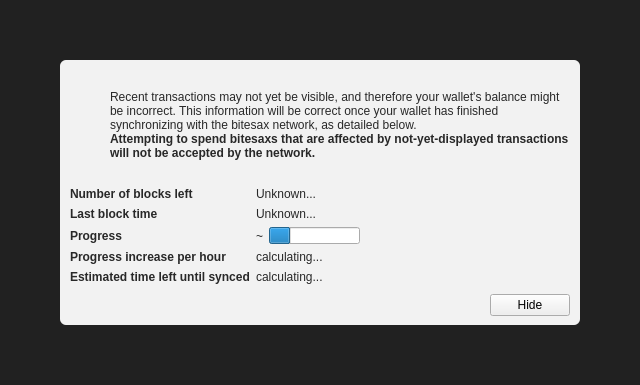
<?xml version="1.0" encoding="UTF-8"?>
<ui version="4.0">
 <class>ModalOverlay</class>
 <widget class="ModalOverlay" name="ModalOverlay">
  <property name="geometry">
   <rect>
    <x>0</x>
    <y>0</y>
    <width>640</width>
    <height>385</height>
   </rect>
  </property>
  <property name="windowTitle">
   <string>Form</string>
  </property>
  <layout class="QVBoxLayout" name="verticalLayout" stretch="0">
   <property name="sizeConstraint">
    <enum>QLayout::SetDefaultConstraint</enum>
   </property>
   <property name="leftMargin">
    <number>0</number>
   </property>
   <property name="topMargin">
    <number>0</number>
   </property>
   <property name="rightMargin">
    <number>0</number>
   </property>
   <property name="bottomMargin">
    <number>0</number>
   </property>
   <item>
    <widget class="QWidget" name="bgWidget" native="true">
     <property name="styleSheet">
      <string notr="true">#bgWidget { background: rgba(0,0,0,220); }</string>
     </property>
     <layout class="QVBoxLayout" name="verticalLayoutMain" stretch="1">
      <property name="leftMargin">
       <number>60</number>
      </property>
      <property name="topMargin">
       <number>60</number>
      </property>
      <property name="rightMargin">
       <number>60</number>
      </property>
      <property name="bottomMargin">
       <number>60</number>
      </property>
      <item>
       <widget class="QWidget" name="contentWidget" native="true">
        <property name="styleSheet">
         <string notr="true">#contentWidget { background: rgba(255,255,255,240); border-radius: 6px; }

QLabel { color: rgb(40,40,40);  }</string>
        </property>
        <layout class="QVBoxLayout" name="verticalLayoutSub" stretch="1,0,0,0">
         <property name="spacing">
          <number>0</number>
         </property>
         <property name="leftMargin">
          <number>10</number>
         </property>
         <property name="topMargin">
          <number>10</number>
         </property>
         <property name="rightMargin">
          <number>10</number>
         </property>
         <property name="bottomMargin">
          <number>10</number>
         </property>
         <item>
          <layout class="QHBoxLayout" name="horizontalLayoutIconText" stretch="0,1">
           <property name="topMargin">
            <number>20</number>
           </property>
           <item>
            <layout class="QVBoxLayout" name="verticalLayoutIcon">
             <property name="leftMargin">
              <number>0</number>
             </property>
             <item>
              <widget class="QPushButton" name="warningIcon">
               <property name="enabled">
                <bool>false</bool>
               </property>
               <property name="text">
                <string/>
               </property>
               <property name="icon">
                <iconset>
                 <normaloff>:/icons/warning</normaloff>
                 <disabledoff>:/icons/warning</disabledoff>:/icons/warning</iconset>
               </property>
               <property name="iconSize">
                <size>
                 <width>48</width>
                 <height>48</height>
                </size>
               </property>
               <property name="flat">
                <bool>true</bool>
               </property>
              </widget>
             </item>
             <item>
              <spacer name="verticalSpacerWarningIcon">
               <property name="orientation">
                <enum>Qt::Vertical</enum>
               </property>
               <property name="sizeHint" stdset="0">
                <size>
                 <width>20</width>
                 <height>40</height>
                </size>
               </property>
              </spacer>
             </item>
            </layout>
           </item>
           <item>
            <layout class="QVBoxLayout" name="verticalLayoutInfoText">
             <property name="leftMargin">
              <number>0</number>
             </property>
             <property name="topMargin">
              <number>0</number>
             </property>
             <item>
              <widget class="QLabel" name="infoText">
               <property name="text">
                <string>Recent transactions may not yet be visible, and therefore your wallet's balance might be incorrect. This information will be correct once your wallet has finished synchronizing with the bitesax network, as detailed below.</string>
               </property>
               <property name="textFormat">
                <enum>Qt::RichText</enum>
               </property>
               <property name="wordWrap">
                <bool>true</bool>
               </property>
              </widget>
             </item>
             <item>
              <widget class="QLabel" name="infoTextStrong">
               <property name="font">
                <font>
                 <weight>75</weight>
                 <bold>true</bold>
                </font>
               </property>
               <property name="text">
                <string>Attempting to spend bitesaxs that are affected by not-yet-displayed transactions will not be accepted by the network.</string>
               </property>
               <property name="textFormat">
                <enum>Qt::RichText</enum>
               </property>
               <property name="wordWrap">
                <bool>true</bool>
               </property>
              </widget>
             </item>
             <item>
              <spacer name="verticalSpacerInTextSpace">
               <property name="orientation">
                <enum>Qt::Vertical</enum>
               </property>
               <property name="sizeHint" stdset="0">
                <size>
                 <width>20</width>
                 <height>40</height>
                </size>
               </property>
              </spacer>
             </item>
            </layout>
           </item>
          </layout>
         </item>
         <item>
          <spacer name="verticalSpacerAfterText">
           <property name="orientation">
            <enum>Qt::Vertical</enum>
           </property>
           <property name="sizeHint" stdset="0">
            <size>
             <width>20</width>
             <height>40</height>
            </size>
           </property>
          </spacer>
         </item>
         <item>
          <layout class="QFormLayout" name="formLayout">
           <property name="fieldGrowthPolicy">
            <enum>QFormLayout::FieldsStayAtSizeHint</enum>
           </property>
           <property name="horizontalSpacing">
            <number>6</number>
           </property>
           <property name="verticalSpacing">
            <number>6</number>
           </property>
           <property name="topMargin">
            <number>10</number>
           </property>
           <item row="0" column="0">
            <widget class="QLabel" name="labelNumberOfBlocksLeft">
             <property name="font">
              <font>
               <weight>75</weight>
               <bold>true</bold>
              </font>
             </property>
             <property name="text">
              <string>Number of blocks left</string>
             </property>
            </widget>
           </item>
           <item row="0" column="1">
            <widget class="QLabel" name="numberOfBlocksLeft">
             <property name="text">
              <string>Unknown...</string>
             </property>
            </widget>
           </item>
           <item row="1" column="0">
            <widget class="QLabel" name="labelLastBlockTime">
             <property name="font">
              <font>
               <weight>75</weight>
               <bold>true</bold>
              </font>
             </property>
             <property name="text">
              <string>Last block time</string>
             </property>
            </widget>
           </item>
           <item row="1" column="1">
            <widget class="QLabel" name="newestBlockDate">
             <property name="sizePolicy">
              <sizepolicy hsizetype="Maximum" vsizetype="Preferred">
               <horstretch>0</horstretch>
               <verstretch>0</verstretch>
              </sizepolicy>
             </property>
             <property name="text">
              <string>Unknown...</string>
             </property>
            </widget>
           </item>
           <item row="2" column="0">
            <widget class="QLabel" name="labelSyncDone">
             <property name="font">
              <font>
               <weight>75</weight>
               <bold>true</bold>
              </font>
             </property>
             <property name="text">
              <string>Progress</string>
             </property>
            </widget>
           </item>
           <item row="2" column="1">
            <layout class="QHBoxLayout" name="horizontalLayoutSync" stretch="0,1">
             <item>
              <widget class="QLabel" name="percentageProgress">
               <property name="text">
                <string notr="true">~</string>
               </property>
              </widget>
             </item>
             <item>
              <widget class="QProgressBar" name="progressBar">
               <property name="value">
                <number>24</number>
               </property>
               <property name="format">
                <string/>
               </property>
              </widget>
             </item>
            </layout>
           </item>
           <item row="4" column="0">
            <widget class="QLabel" name="labelProgressIncrease">
             <property name="font">
              <font>
               <weight>75</weight>
               <bold>true</bold>
              </font>
             </property>
             <property name="text">
              <string>Progress increase per hour</string>
             </property>
            </widget>
           </item>
           <item row="4" column="1">
            <widget class="QLabel" name="progressIncreasePerH">
             <property name="text">
              <string>calculating...</string>
             </property>
            </widget>
           </item>
           <item row="5" column="0">
            <widget class="QLabel" name="labelEstimatedTimeLeft">
             <property name="font">
              <font>
               <weight>75</weight>
               <bold>true</bold>
              </font>
             </property>
             <property name="text">
              <string>Estimated time left until synced</string>
             </property>
            </widget>
           </item>
           <item row="5" column="1">
            <widget class="QLabel" name="expectedTimeLeft">
             <property name="text">
              <string>calculating...</string>
             </property>
            </widget>
           </item>
          </layout>
         </item>
         <item>
          <layout class="QHBoxLayout" name="horizontalLayoutButtons">
           <property name="leftMargin">
            <number>10</number>
           </property>
           <property name="topMargin">
            <number>10</number>
           </property>
           <item>
            <spacer name="horizontalSpacer">
             <property name="orientation">
              <enum>Qt::Horizontal</enum>
             </property>
             <property name="sizeHint" stdset="0">
              <size>
               <width>40</width>
               <height>20</height>
              </size>
             </property>
            </spacer>
           </item>
           <item>
            <widget class="QPushButton" name="closeButton">
             <property name="text">
              <string>Hide</string>
             </property>
            </widget>
           </item>
          </layout>
         </item>
        </layout>
       </widget>
      </item>
     </layout>
    </widget>
   </item>
  </layout>
 </widget>
 <customwidgets>
  <customwidget>
   <class>ModalOverlay</class>
   <extends>QWidget</extends>
   <header>modaloverlay.h</header>
   <container>1</container>
  </customwidget>
 </customwidgets>
 <resources/>
 <connections/>
</ui>
